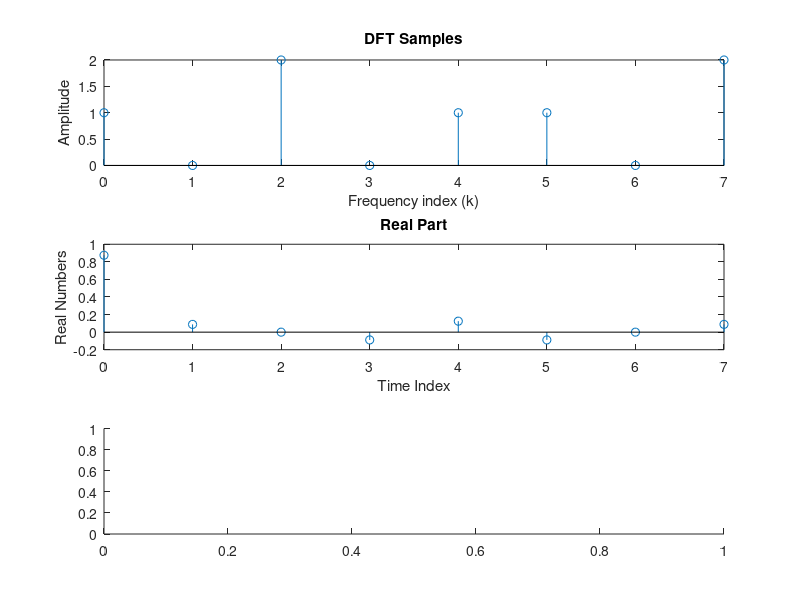

This chart was generated by the following MATLAB code: (Note: this script raises an error after producing the figure.)
X=[1 0 2 0 1 1 0 2]
k=length(X)
N=k
x=ifft(X,N)
k=0:1:k-1
subplot(311)
stem(k,X)
title('DFT Samples')
xlabel('Frequency index (k)')
ylabel('Amplitude')
n = 0:1:N-1
subplot(312)
stem(n,real(x))
title('Real Part')
xlabel('Time Index')
ylabel('Real Numbers')

subplot(313)
stem(n,img(x))
title('Imaginary Part')
xlabel('Time Index')
ylabel('Imaginary Numbers')
